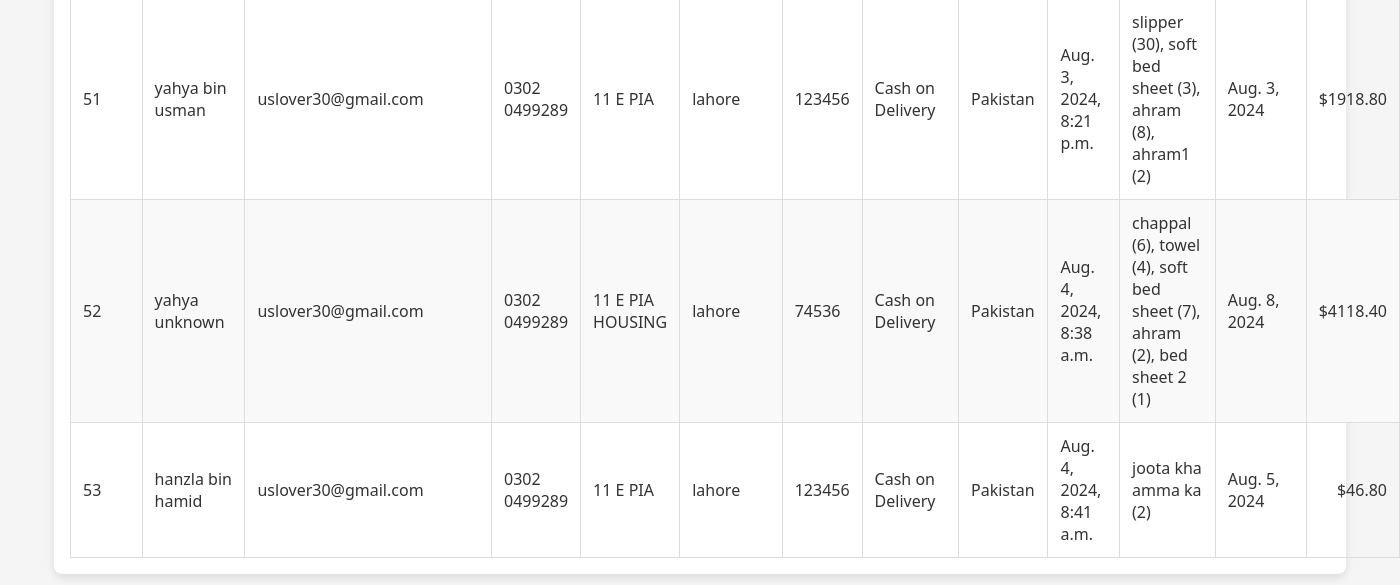
/order_details/ (lower part), run on an earlier commit of the app's database.
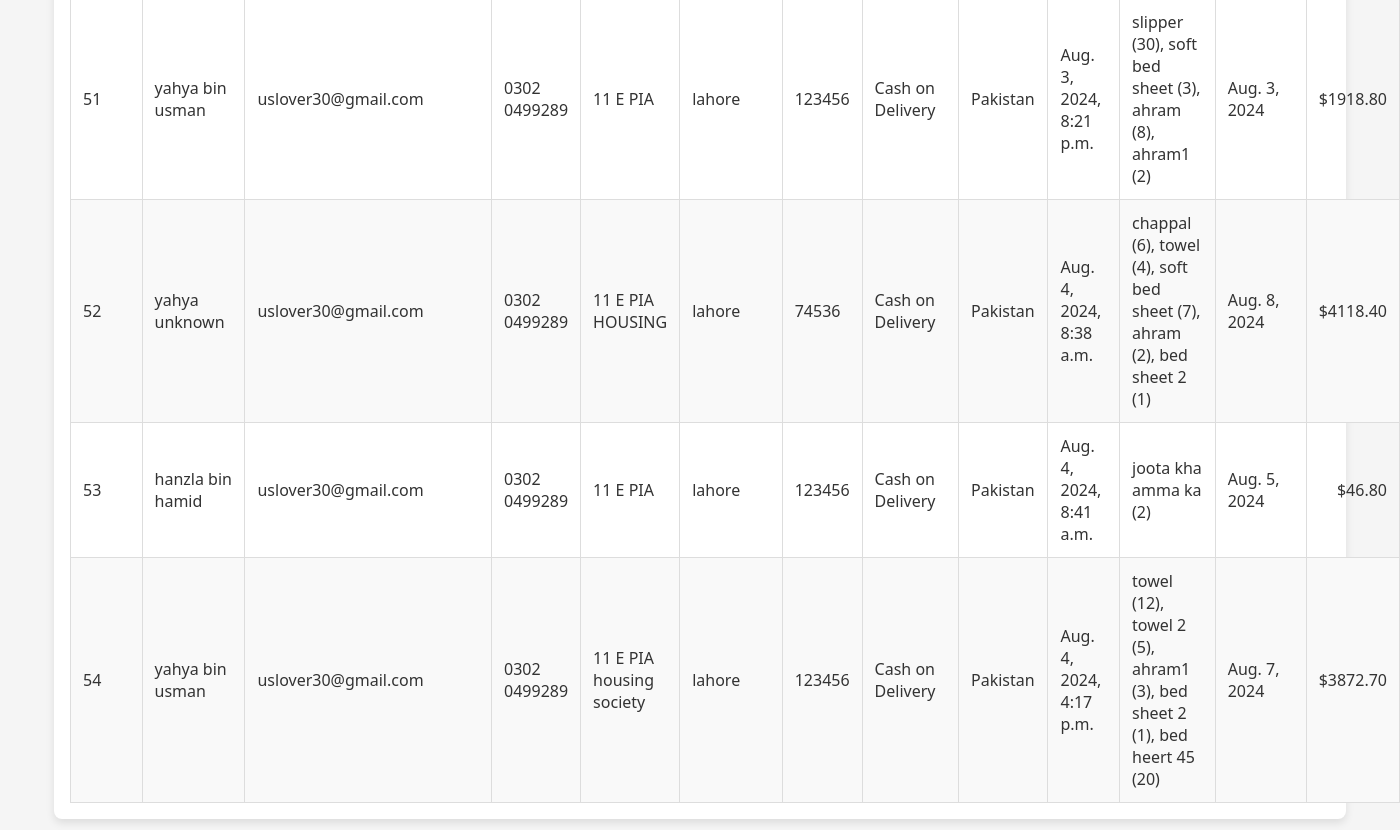
And on a later commit of the database.
### store/models.py (models this page shows, shortened)
class Order(models.Model):
    first_name = models.CharField(max_length=100)
    last_name = models.CharField(max_length=100)
    email = models.EmailField()
    phone = models.CharField(max_length=15)
    address = models.TextField()
    city = models.CharField(max_length=100)
    postal_code = models.CharField(max_length=20)
    payment_method = models.CharField(max_length=50, default='Cash on Delivery')
    country = models.CharField(max_length=50, default='Pakistan')
    order_date = models.DateTimeField(auto_now_add=True)
    products = models.TextField()
    delivery_date = models.DateField(null=True, blank=True)
    cart_items = models.ManyToManyField(CartItem)
    total_price = models.DecimalField(max_digits=10, decimal_places=2, null=True, blank=True)
    created_at = models.DateTimeField(default=timezone.now)
    review_token = models.UUIDField(default=uuid.uuid4)
    review_email_sent = models.BooleanField(default=False)
    reviewed = models.BooleanField(default=False)

### store/views.py (the view)
# urls.py: path('order_details/', views.order_details, name='order_details'),
def order_details(request):
    orders = Order.objects.all()
    return render(request, 'store/order_details.html', {'orders': orders})

### store/templates/store/order_details.html (shortened to what this page needs)
<!DOCTYPE html>
<html lang="en">
<head>
</head>
<body>
    <div class="container">
        <table class="table">
            <tbody>
                {% for order in orders %}
                <tr>
                    <td>{{ order.id }}</td>
                    <td>{{ order.first_name }} {{ order.last_name }}</td>
                    <td>{{ order.email }}</td>
                    <td>{{ order.phone }}</td>
                    <td>{{ order.address }}</td>
                    <td>{{ order.city }}</td>
                    <td>{{ order.postal_code }}</td>
                    <td>{{ order.payment_method }}</td>
                    <td>{{ order.country }}</td>
                    <td>{{ order.order_date }}</td>
                    <td>{{ order.products }}</td>
                    <td>{{ order.delivery_date }}</td>
                    <td>${{ order.total_price }}</td>
                </tr>
                {% endfor %}
            </tbody>
        </table>
    </div>
</body>
</html>

What changed in the data, as far as the page shows it:
added Order: id "54", first_name "yahya", last_name "bin usman", email "uslover30@gmail.com", phone "0302 0499289", address "11 E PIA housing society", city "lahore", postal_code "123456", payment_method "Cash on Delivery", country "Pakistan", order_date "Aug. 4, 2024, 4:17 p.m.", products "towel (12), towel 2 (5), ahram1 (3), bed sheet 2 (1), bed heert 45 (20)", delivery_date "Aug. 7, 2024", total_price "3872.70"
